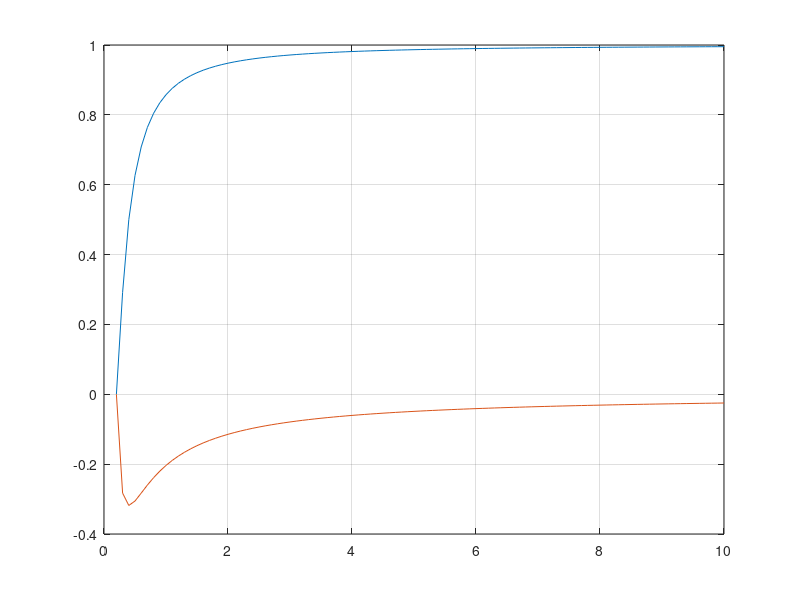

Write MATLAB code to recreate this figure.
a  = 0.2;
A = a : 0.1 : 10;
% A = a;
k = 1;
% 
q = (k/pi())*(pi()/2 + asin(1 - 2.*a./A) + 2.*(1 - 2*a./A).*sqrt((1 - a./A) .* a./A));
q_ = -((4 * k * a * (1 - a ./ A)./(pi() .* A)));

% q = (2*k/pi())*(pi()/2 - asin(a./A) - (a./A) .* (sqrt(1 - (a./A).^2)));
% q_ = 0;

W_n = q + 1i .* q_;
SS = -1 ./W_n;
V_s = real(SS);
U_s = imag(SS);

plot(A, q)
hold on
plot(A, q_)
set(gcf,'color','w');
grid on

% figure
% plot(V_s, U_s)
% title('ACHX')
% set(gcf,'color','w');
% grid on
% 
% Lm = -20 * log10(sqrt(q.^2 + q_ .^2));
% phi = (-pi - atan(q_./ q)) * 180/pi;

% figure
% plot(A, phi)
% ylim([-110, -89.1])
% title('phi')
% set(gcf,'color','w');
% grid on
% 
% figure
% plot(A, Lm)
% ylim([0, 50])
% set(gcf,'color','w');
% title('Lm')
% grid on